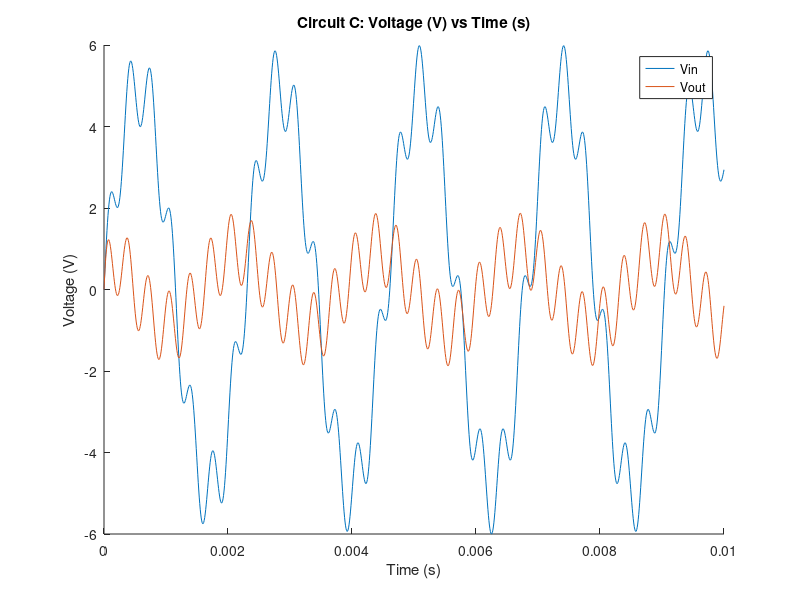
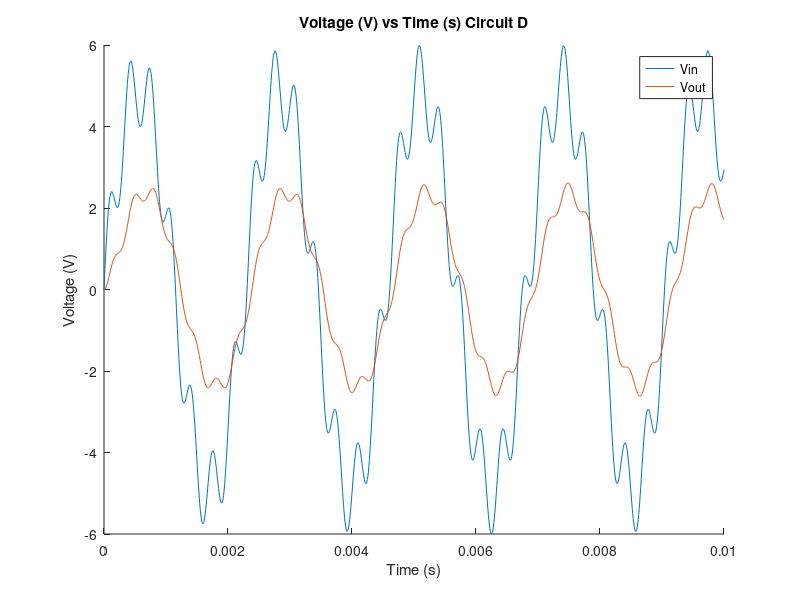

These figures' MATLAB source, in order:
%% Part 3: Cascaded circuits

clear all;
close all;

%% Circuit C
t = 0.01;    % Total time simulation runs for, as seen in Figure 7. It's worth noting that if t = 0.001, the simulation appears better, but still wholly inacurate. 
h = 8e-6;    % Sample rate in seconds per second; this is the same rate from Part 1.
C = 0.68e-6; % C_1 = C_2 = C_3 = 0.68 microF. 
R = 330;     % R_1 = R_2 = R_4 = 330 Ohms
f1 = 440;    % 440 Hz
f2 = 3000;   % 3k Hz

timesteps = 0:h:t;

AC = [ 1 -1 -1  0  0  0; % i_1 - i_2 - i_3 = 0     Equation 15
       0  0  0  1  0  0; % V_in = V_in,k           Equation 19
       0  0  0  1 -1  0; % V_in - V_1 = V_c1,k     Equation 20
       0  0  0  0  1 -1; % V_1 - V_out = V_c3,k    Equation 21
       0  R  0  0 -1  0; % R_2 * i_2 - V_1 = 0     Equation 17
       0  0  R  0  0 -1; % R_4 * i_3 - V_out = 0   Equation 18
     ];

% The voltages we're tracking. 
Vc1  = zeros(1, length(timesteps));
Vc3  = zeros(1, length(timesteps));
Vout = zeros(1, length(timesteps));
Vin  = 5 * sin(2 * pi * f1 * timesteps) + sin(2 * pi * f2 * timesteps); % Equation 26.

% These could either be scalar or vector, as the values are tossed between
% each iteration of the loop. 
i1 = zeros(1, length(timesteps));
i3 = zeros(1, length(timesteps));

for k = 1:length(timesteps)
    % Solve the circuit. 
    x = linsolve(AC, [0, Vin(k), Vc1(k), Vc3(k), 0, 0]');
    % Manually storing values from x in Ax = b. These stored values are
    % used in the update equations. 
    i1(k)   = x(1);
%   i2      = x(2); i2 is never used outside of A.
    i3(k)   = x(3);
%   Vin(k)  = x(4); Vin is already calculated for all timesteps. 
    Vc1(k)  = x(4) - x(5);
    Vout(k) = x(6);
    
    % Update Equations
    Vc1(k+1) = Vc1(k) + (h / C) * i1(k); % Equation 24
    Vc3(k+1) = Vc3(k) + (h / C) * i3(k); % Equation 25
end

figure;
hold on;
plot(timesteps, Vin);
plot(timesteps, Vout);
hold off;
legend("Vin", "Vout", "location", "best");

xlabel("Time (s)");
ylabel("Voltage (V)");
title("Circuit C: Voltage (V) vs Time (s)");

%% Circuit D
AD = [ 1 -1 -1  0  0  0;
       R  0  0 -1  0  0;
       0  0  R  0  0 -1;
       0  0  0  1  0  0;
       0  0  0  1 -1  0;
       0  0  0  1 -1 -1;
     ];

% The voltages we're tracking. 
Vc2  = zeros(1, length(timesteps));
Vc3  = zeros(1, length(timesteps));
Vout = zeros(1, length(timesteps));
Vin  = 5 * sin(2 * pi * f1 * timesteps) + sin(2 * pi * f2 * timesteps); % Equation 26.

% These could either be scalar or vector, as the values are tossed between
% each iteration of the loop. 
i1 = zeros(1, length(timesteps));
i2 = zeros(1, length(timesteps));
i3 = zeros(1, length(timesteps));

for k = 1:length(timesteps)
    % Solve the circuit. 
    x = linsolve(AD, [0, 0, 0, Vin(k), Vc2(k), Vc3(k)]');
    % Manually storing values from x in Ax = b. These stored values are
    % used in the update equations. 
    i1(k)   = x(1);
    i2(k)   = x(2); 
    i3(k)   = x(3);
    Vin(k)  = x(4);
    V1(k)   = x(5);
    Vout(k) = x(6);
    
    Vc2(k) = Vin(k) - V1(k);
    
    % Update Equations
    Vc2(k+1) = Vc2(k) + (h / C) * i2(k); % Equation 24
    Vc3(k+1) = Vc3(k) + (h / C) * i3(k); % Equation 25
end

figure;
hold on;
plot(timesteps, Vin);
plot(timesteps, Vout);
hold off;
legend("Vin", "Vout", "location", "best");

xlabel("Time (s)");
ylabel("Voltage (V)");
title("Voltage (V) vs Time (s) Circuit D");

% %% Transfer Functions
% % notice that 10 is 10^1 and 10k is 10^4. |powers| is log(10) .. log(10k)
% % with steps in logarithmic units. 
% powers = 1:0.001:4;
% 
% Vc1C  = zeros(1, length(timesteps));
% Vc3C  = zeros(1, length(timesteps));
% VoutC = zeros(1, length(timesteps));
% 
% Vc2D  = zeros(1, length(timesteps));
% Vc3D  = zeros(1, length(timesteps));
% VoutD = zeros(1, length(timesteps));
% 
% for p = 1:length(powers)
%     % we're using 10^powers(i) to decode the frequency.
%     Vin = 5 * sin(2 * pi * 10^powers(p) * [0:length(timesteps)] * h);
%     for i = 1:length(timesteps)
%         xC = linsolve(AC, [0, Vin(k), Vc1C(k), Vc3C(k),       0,      0]');
%         xD = linsolve(AD, [0,      0,       0,  Vin(k), Vc2D(k), Vc3D(k)]');
%         
%         i1C(k)   = xC(1);
%         i3C(k)   = xC(3);
%         Vc1C(k)  = xC(4) - xC(5);
%         VoutC(k) = xC(6);
%         
%         i1D(k)   = x(1);
%         i2D(k)   = x(2); 
%         i3D(k)   = x(3);
%         Vc2D(k)  = x(4) - x(5);
%         VoutD(k) = x(6);
%     
%     %   Update Equations
%         Vc1C(k+1) = Vc1C(k) + (h / C) * i1C(k); 
%         Vc3C(k+1) = Vc3C(k) + (h / C) * i3C(k); 
%         
%         Vc2D(k+1) = Vc2D(k) + (h / C) * i2D(k); 
%         Vc3D(k+1) = Vc3D(k) + (h / C) * i3D(k); 
%     end
%     
%     HC(p) = max(VoutC(k));
%     HD(p) = max(VoutD(k));
% end
% 
% figure;
% hold on;
% plot(powers, log(HC));
% plot(powers, log(HD));
% hold off;
% xlabel("Logarithm of the Frequency in log(Hz)");
% ylabel("Logarithm of the Transfer Function in log(V)");
% title("Frequency vs Voltage");
